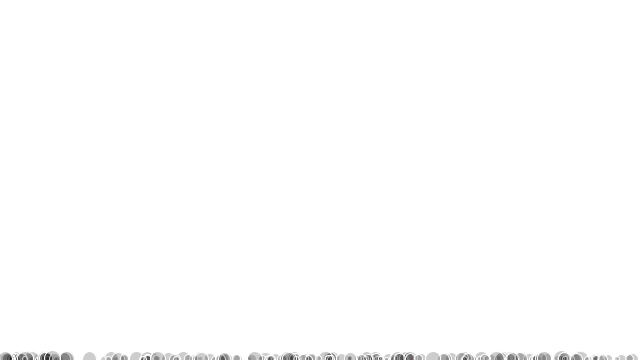
Frame 1 (no input)
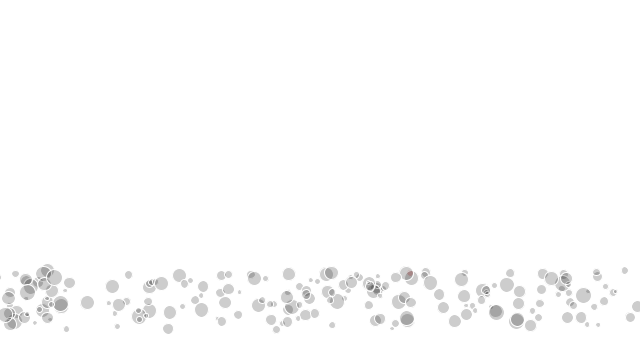
Frame 60 (the mouse pressed at the canvas centre just before this capture)
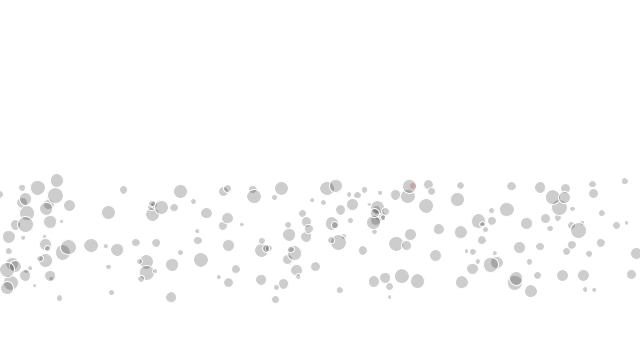
Frame 120 (the mouse held since frame 60 and released just before this capture)

The Processing sketch that drew these frames (run headless with seeded random() and noise(); from frame 60 on, the mouse is pressed at the canvas centre):

// Processing sketch: BubbleExampleIntersectionArray2
// ── BubbleExampleIntersectionArray2.pde
Bubble[] bubbles = new Bubble[200];

void setup() {
  size(640, 360);

  for (int i = 0; i < bubbles.length; i++) {
    bubbles[i] = new Bubble(random(width), height, random(4,16));
  }
}


void draw() {
  background(255);
  
    bubbles[0].ascend();
    bubbles[0].display(255);
  
  for (int i = 1; i < bubbles.length; i++) {
    
    bubbles[i].ascend();
    bubbles[i].display(0); 
   
  }
}



// ── Bubble.pde
class Bubble {
  float x;
  float y;
  float yspeed;
  float diameter;
  float r; 
  boolean stealColor;

  // The Constructor!
  // The Bubble's "setup"
  Bubble(float tempX, float tempY, float tempDiam) {
    x = tempX;
    y = tempY;
    yspeed = random(0.5, 1.5);
    diameter = tempDiam;
  }

  void ascend() {
    x = x + random(-1, 1);
    y = y - yspeed; 

    if (y < 0) {
      y = height;
    }
  }

  void display(int tempR) {

    r = tempR; 

    fill(r, 0, 0, 50);
    stroke(255);
    ellipse(x, y, diameter, diameter);
    if (stealColor) {
      r=255;
    }
  }


  boolean intersects(Bubble other) {
    float d = dist(x, y, other.x, other.y);
    if (d < diameter/2 + other.diameter/2) {
      return true;
    } 
    else {
      return false;
    }
  }

  void stealColor() {

    for (int i=1; i< bubbles.length;i++) {
      if (intersects(bubbles[i])) {
        stealColor = true;
      }
    }
  }
}
